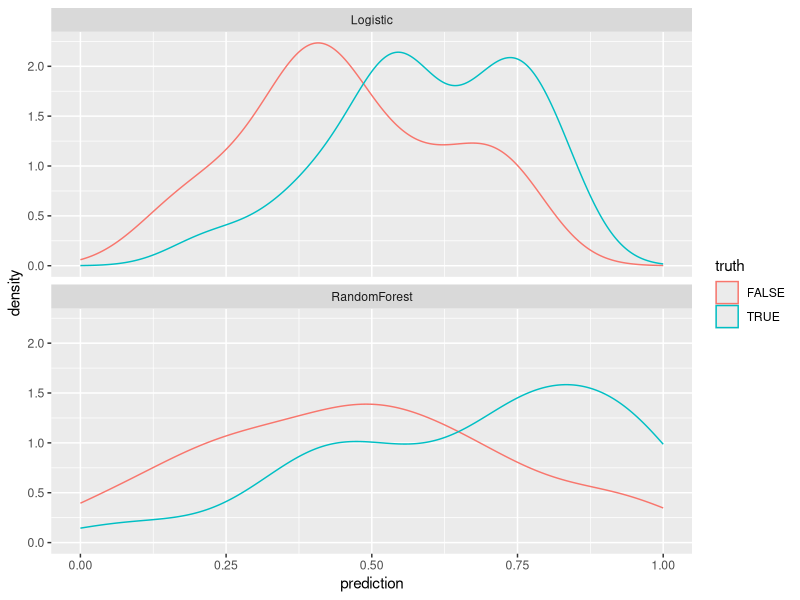

Source code (R):
## ---- chunk 1
library('randomForest')
library('ggplot2')


rfFitter <- function(vars,yTarget,data) {
  model <- randomForest(x=data[,vars,drop=FALSE],
    y=as.factor(as.character(data[,yTarget,drop=TRUE])),
    ntree=100,
    maxnodes=10)
  function(newd) {
    predict(model,newdata=newd,type='prob')[,'TRUE']
  }
}


logisticFitter <- function(vars,yTarget,data) {
  formula <- paste(yTarget,
      paste(vars,collapse=' + '),sep=' ~ ')
  model <- glm(as.formula(formula),data,
               family=binomial(link='logit'))
  function(newd) {
    predict(model,newdata=newd,type='response')
  }
}


fitters <- list(
  RandomForest=rfFitter,
  Logistic=logisticFitter
  )

# data examples
vars <- c('x1','x2','x3')

# build an example classification data frame y~TRUE/FALSE approximate function
# of numeric vars.  n-rows long.
datn <- function(vars,n) {
   d <- as.data.frame(matrix(data=0,nrow=n,ncol=length(vars)))
   names(d) <- vars
   for(vi in vars) {
     d[,vi] <- runif(n)
   }
   d$y <- d$x1+d$x2+d$x3>=1.5+rnorm(nrow(d))
   d
}

dTrain <- datn(vars,1000)
dTest <- datn(vars,100)

rfFitter(vars,'y',dTrain)(dTest)
logisticFitter(vars,'y',dTrain)(dTest)

runExperiment <- function(fitterName) {
  print(fitterName)
  fitter <- fitters[[fitterName]]
  predictor <- fitter(vars,'y',dTrain)
  predictions <- predictor(dTest)
  data.frame(fitter=fitterName,truth=dTest[['y']],prediction=predictions)
}

results <- do.call('rbind',lapply(names(fitters),runExperiment))
ggplot(data=results) +
  geom_density(aes(x=prediction,color=truth)) +
  facet_wrap(~fitter,ncol=1)


